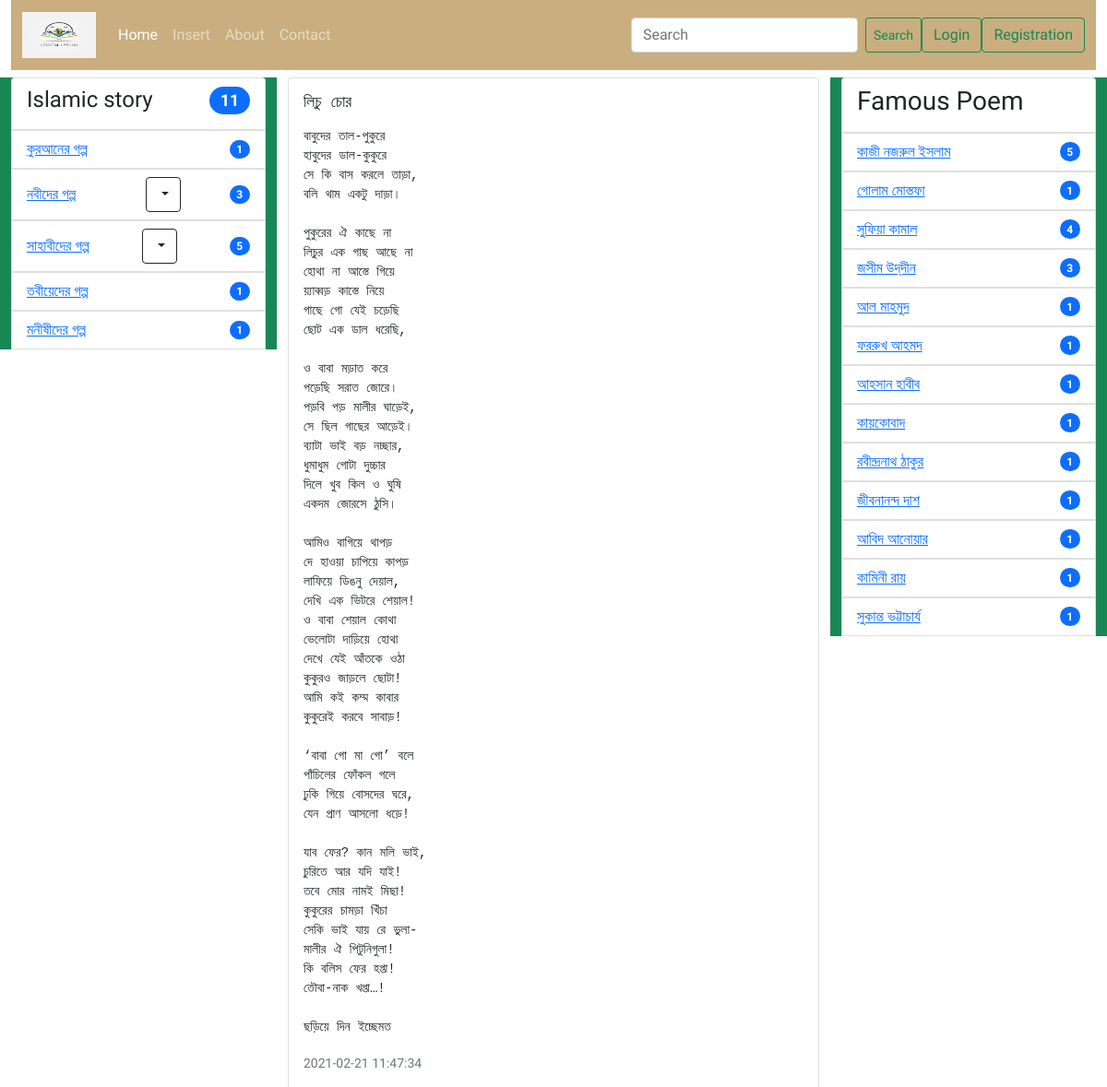
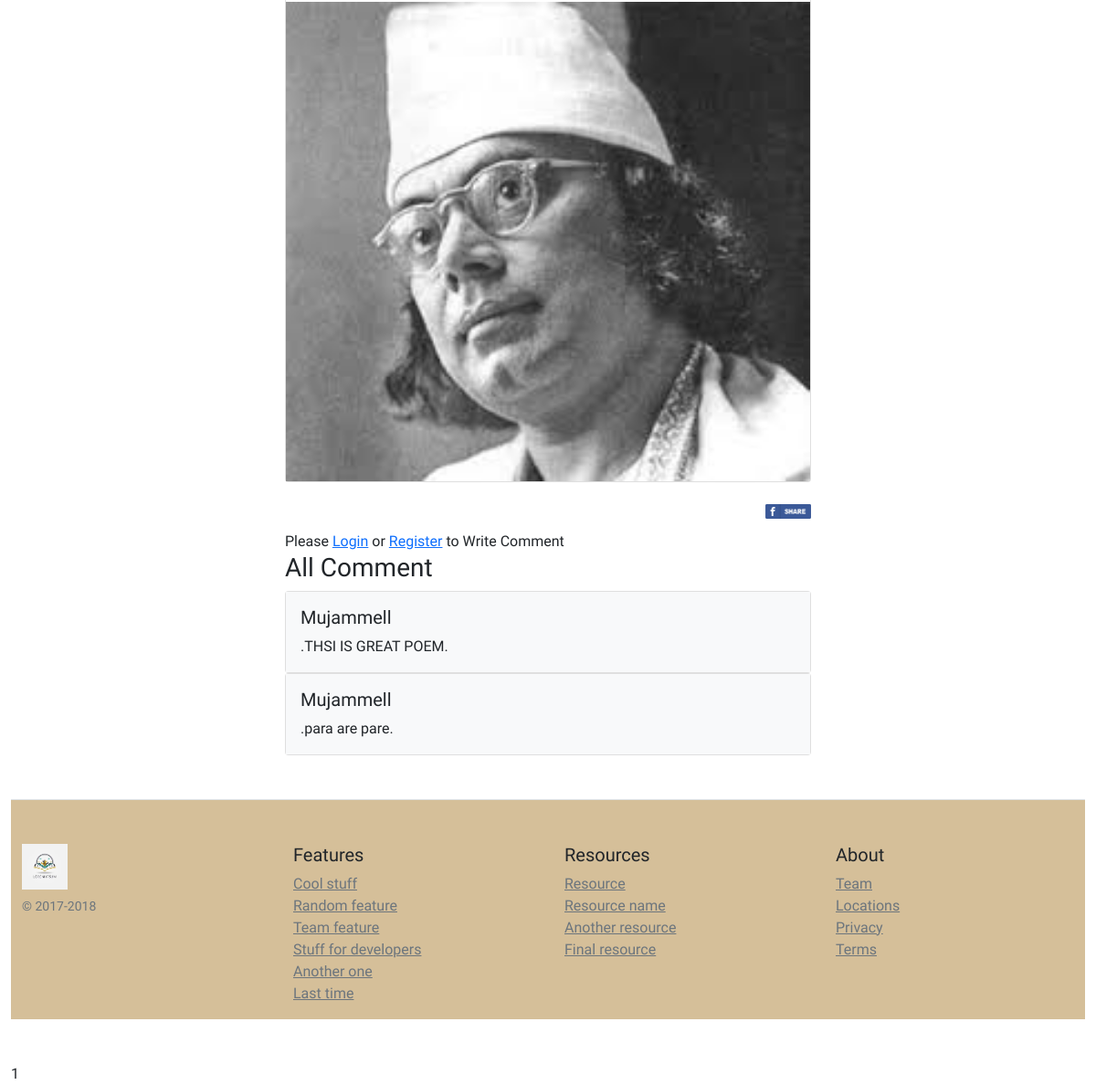
Screenshot of /view.php?id=2 with the database file from the repository (2 pictures, top to bottom).
### tables this page shows
CREATE TABLE `poetpoem` (
  `id` int(11) NOT NULL,
  `pcid` int(10) NOT NULL,
  `title` varchar(200) NOT NULL,
  `details` varchar(1500) NOT NULL,
  `image` varchar(255) DEFAULT NULL,
  `created` timestamp NOT NULL DEFAULT current_timestamp(),
  `updated` timestamp NOT NULL DEFAULT current_timestamp() ON UPDATE current_timestamp()
);

CREATE TABLE `comments` (
  `id` int(11) NOT NULL,
  `tid` int(11) DEFAULT NULL,
  `uid` int(11) NOT NULL,
  `mid` int(11) DEFAULT NULL,
  `pid` int(11) DEFAULT NULL,
  `comment` varchar(1024) NOT NULL,
  `status` int(11) NOT NULL,
  `created` timestamp NOT NULL DEFAULT current_timestamp(),
  `deleted` timestamp NULL DEFAULT NULL
);

CREATE TABLE `users` (
  `id` int(11) NOT NULL,
  `username` varchar(100) NOT NULL,
  `email` varchar(80) NOT NULL,
  `password` varchar(200) NOT NULL,
  `token` varchar(250) DEFAULT NULL,
  `status` set('0','1','2','') NOT NULL,
  `role` set('1','2','3','') NOT NULL,
  `created` timestamp NOT NULL DEFAULT current_timestamp(),
  `updated` timestamp NOT NULL DEFAULT current_timestamp() ON UPDATE current_timestamp(),
  `deleted` timestamp NULL DEFAULT NULL
);

### src/classes/Session.php (called while the page is built, shortened)
<?php
class Session{
    public static  function getSessionData($sessionName){
        if(self::checkSession($sessionName)) {
            return $_SESSION[$sessionName];
        }
        else
            return false;
}
    public static  function checkSession($sessionName){
        if(isset($_SESSION[$sessionName])) return true;
        else return false;
    }
}
?>

### view.php (the view, shortened to what this page needs)
<?php
include "db.php";
$url = (isset($_SERVER['HTTPS']) ? "https" : "http") . "://$_SERVER[HTTP_HOST]$_SERVER[REQUEST_URI]";
?><?php
if(isset($_GET['id'])){
    $id = filter_var($_GET['id'],FILTER_VALIDATE_INT);
}
  ?>
<!DOCTYPE html>
<html lang="en">
<head>
    <link href="assets/css/bootstrap.min.css" rel="stylesheet">
    <link href="assets/css/starter-template.css" rel="stylesheet">
    <link href="assets/css/style.css" rel="stylesheet">
  </head>
<body>
<div class="container-fluid">
<?php  include("partial/navbar.php"); ?>
<div class="row align-items-start mt-2">
<div class="col-md-3 col-sm-12 bg-success ">
<div class="row">
  <div class="col-12 d-none  d-md-block d-lg-block col-md-12 ">
    <?php
    if (Session::getSessionData("loggedin")) {
      include("partial/left_yoursidebar.php");
      include("partial/left_sidebar.php");
    } else {
      include("partial/left_sidebar.php");
    }
    ?>
  </div>
    <?php
    if (Session::getSessionData("loggedin")) {
      include("partial/left_yoursidebar.php");
      include("partial/left_sidebar.php");
      include("partial/right_sidebar.php");
    } else {
      include("partial/left_sidebar.php");
      include("partial/right_sidebar.php");
    }
    ?>
</div>
</div>
    <div class="col-sm-12 col-md-6 col-lg-6">
     <?php
       $q = "SELECT poetpoem.*,poetcata.name  FROM `poetpoem`
                 inner join poetcata on poetpoem.pcid=poetcata.id
                 WHERE  poetpoem.id=".$id." ";
       $allTweet = $conn->query($q);
     if ($allTweet->num_rows>0) {
   while ($row = $allTweet->fetch_assoc() ) {
  echo '<div class="card mb-3" style="max-width: 640px;">
  <div class="row g-0">
    <div class="col-md-12">
      <div class="card-body">
        <h5 class="card-title"><pre>'.$row['title'].'</pre></h5>
        <p class="card-text"> <pre>'. $row['details'].' </pre></p>
        <p class="card-text"><small class="text-muted">'.$row['created'].'</small></p>
      </div>
      <div class="col-md-12">
      <img class="w-100" src="poetimage/'.$row['image'].'" alt="...">
    </div>
    </div>
  </div>
</div>
<div class="" data-href="<?php '.$url.'; ?>" data-layout="button_count" data-size="large"><h4 class="text-end"><a target="_blank" href="https://www.facebook.com/sharer/sharer.php?u='.$url.';" class="fb-xfbml-parse-ignore"><img style="width:50px" src="image/download.png" alt=""></a></h4></div>'
;}
     }
     ?>
      <?php
 if(Session::getSessionData("loggedin")){
 ?>
<h3>Comment</h3>
<form action="<?php echo $_SERVER['PHP_SELF'] ?>" method="post">
<div class="mb-3 text-start">
<input type="hidden" name="id" value="<?php echo $id;  ?>">
<label for="userComment" class="form-label text-start">Write Your Comment</label>
<textarea class="form-control" name="userComment" id="userComment" rows="5" required maxlength="1000"></textarea>
</div>
<div class="col-12">
 <button type="submit" name="userCommentBtn" class="btn btn-primary">Post Comment</button>
</div>
</form>
 <?php
}
else{
?>
Please
<a href="login.php">Login</a> or
<a href="registration.php">Register</a>
to Write Comment
<?php
}
?>
<h3>All Comment</h3>
<?php
$ssl= "SELECT comments.*,users.username FROM comments inner join users on comments.uid=users.id where comments.pid=$id ";
$qq = $conn->query($ssl);
if ($qq->num_rows >0) {
 while($row = $qq->fetch_assoc()){
   echo '<div class="card w-100">
   <div class="card-body bg-light">
     <h5 class="card-title w-50 ">'.$row['username'].'</h5>
     <p class="card-text ">'.$row['comment'].'</p>
   </div>
 </div>';
 }
}
?>
    </div>
    <div class="col-3 	d-none d-md-block d-lg-block bg-success">
    <?php include("partial/right_sidebar.php"); ?>
    </div>
    </div>
    <?php echo include "partial/footer.php"?>
</div>
</body>
</html>

### partial/navbar.php (shortened to what this page needs)
<nav class="navbar navbar-expand-lg navbar-dark " style="background-color: rgb(150, 95, 0 ,0.5);">
<div class="container-fluid">
  <a class="navbar-brand"  href="#"><img style="width: 80px; height:50px " src="image/download.jfif" alt=""></a>
  <div class="collapse navbar-collapse" id="navbarScroll">
    <ul class="navbar-nav me-auto my-2 my-lg-0 navbar-nav-scroll" style="--bs-scroll-height: 100px;">
      <li class="nav-item ">
        <a class="nav-link active" aria-current="page" href="index.php">Home</a>
      </li>
      <li class="nav-item">
        <a class="nav-link" href="insertweet.php">Insert</a>
      </li>
      <li class="nav-item">
        <a class="nav-link" href="about.php">About</a>
      </li>
      <li class="nav-item">
        <a class="nav-link" href="contact.php">Contact</a>
      </li>
    </ul>
    <form class="d-flex" action="search.php" method="GET">
      <input class="form-control me-2" type="search " name="search" placeholder="Search" aria-label="Search">
      <button class="btn btn-outline-success btn-sm"  name="submit" type="submit">Search</button>
    </form>
    <?php
if(Session::getSessionData("loggedin")){
echo "<li class='nav-item list-style-none ' style='list-style:none'><a class='text-light' href='#' >".Session::getSessionData("username") . "</a></li><li class='nav-item btn btn-primary btn-sm '> <a class='text-light text-decoration-none' href='logout.php'> Logout</a></li>";
}else{
      ?>
      <a class="btn btn-outline-success" type="button" href="login.php">Login</a>
      <a class="btn btn-outline-success" type="button" href="registration.php">Registration</a>
    <?php
}
    ?>
</div>
</div>
</nav>

### partial/left_sidebar.php (shortened to what this page needs)
        <?php
  	$sqltotal = "SELECT mypoem.`mpcid`,  mypoemcata.name ,count(*) as total FROM `mypoem`
	  inner join mypoemcata on mypoem.mpcid=mypoemcata.id";
	  $allCat = $conn->query($sqltotal);
	  $tt = $allCat->fetch_assoc();
	  $total = $tt['total'];
	  $sql = "SELECT mypoem.`mpcid`,  mypoemcata.name ,count(*) as total FROM `mypoem`
	  inner join mypoemcata on mypoem.mpcid=mypoemcata.id group by mypoem.`mpcid`";
	  $allCategory = $conn->query($sql);
  if ($allCategory->num_rows > 0) {
	echo ' <ul class="list-group">
	<li class="list-group-item d-flex justify-content-between align-items-center"> <h4>Islamic story <h4> <span class="badge bg-primary rounded-pill">'.$total.'</span></li>';
	while ($cate = $allCategory->fetch_assoc()) {
			while($cate['mpcid']==9){
				echo '<a href="mypoem.php?mpcid='.$cate['mpcid'].'">
				<li class="list-group-item d-flex justify-content-between align-items-center ">'. $cate['name'] . '<span>
				<span class="dropdown d-flex">
				<a class="btn ms-4 btn-outline-dark dropdown-toggle" href="#" role="button" id="dropdownMenuLink" data-bs-toggle="dropdown" aria-expanded="false">
				</a></span><span class="badge bg-primary rounded-pill">'.$cate['total'].'</span>';
		echo ' <ul class="dropdown-menu" aria-labelledby="dropdownMenuButton1">';
		 echo' </ul> </span> </li></a>';
			 break;
			 }
			while($cate['mpcid']==10){
				echo '<a href="mypoem.php?mpcid='.$cate['mpcid'].'">
				<li class="list-group-item d-flex justify-content-between align-items-center ">'. $cate['name'] . '<span>
				<span class="dropdown d-flex">
				<a class="btn btn-outline-dark dropdown-toggle " href="#" role="button" id="dropdownMenuLink" data-bs-toggle="dropdown" aria-expanded="false">
				</a></span><span class="badge bg-primary rounded-pill">'.$cate['total'].'</span>';
				$reselect = "SELECT * from subcata inner join mypoem on subcata.id=mypoem.sub  WHERE subcata.status=2 group by mypoem.`sub` ";
		$requery = $conn->query($reselect);
		echo ' <ul class="dropdown-menu" aria-labelledby="dropdownMenuButton1">';
		 echo' </ul> </span> </li></a>';
			 break;
			 }
	 if($cate['mpcid']==9){
		continue;
	}
	 if($cate['mpcid']==10){
		continue;
	}
	 echo '<a href="mypoem.php?mpcid='.$cate['mpcid'].'">
	 <li class="list-group-item d-flex justify-content-between align-items-center">'. $cate['name'] . '<span class="badge bg-primary rounded-pill">'.$cate['total'].'</span>
	  </li></a>';
}
	  echo ' </ul>';
		}
  ?>

### partial/right_sidebar.php
            <?php
$sql = "SELECT poetpoem.`pcid`,  poetcata.name ,count(*) as total FROM `poetpoem`
inner join poetcata on poetpoem.pcid=poetcata.id group by poetpoem.`pcid`";
$allCategory = $conn->query($sql);
if ($allCategory->num_rows > 0) {
  echo ' <ul class="list-group">
  <li class="list-group-item d-flex justify-content-between align-items-center"> <h3>Famous Poem<h3></li>';
  while ($cate = $allCategory->fetch_assoc()) {
    echo '<a href="famous.php?pcid='.$cate['pcid'].'"> <li class="list-group-item d-flex justify-content-between align-items-center">
    ' . $cate['name'] . '
        <span class="badge bg-primary rounded-pill">'.$cate['total'].'</span>
      </li></a>';
  }
  echo ' </ul>';
}
?>

### partial/footer.php
<footer class="pt-1 my-md-5 pt-md-5 border-top" style="background-color: rgb(150, 95, 0 ,0.4);">
        <div class="row">
          <div class="col-12 ps-4 col-md">
            <img class="mb-2" src="image/download.jfif" alt="" width="50" height="50">
            <small class="d-block mb-3 text-muted">&copy; 2017-2018</small>
          </div>
          <div class="col-6 col-md">
            <h5>Features</h5>
            <ul class="list-unstyled text-small">
              <li><a class="text-muted" href="#">Cool stuff</a></li>
              <li><a class="text-muted" href="#">Random feature</a></li>
              <li><a class="text-muted" href="#">Team feature</a></li>
              <li><a class="text-muted" href="#">Stuff for developers</a></li>
              <li><a class="text-muted" href="#">Another one</a></li>
              <li><a class="text-muted" href="#">Last time</a></li>
            </ul>
          </div>
          <div class="col-6 col-md">
            <h5>Resources</h5>
            <ul class="list-unstyled text-small">
              <li><a class="text-muted" href="#">Resource</a></li>
              <li><a class="text-muted" href="#">Resource name</a></li>
              <li><a class="text-muted" href="#">Another resource</a></li>
              <li><a class="text-muted" href="#">Final resource</a></li>
            </ul>
          </div>
          <div class="col-6 col-md">
            <h5>About</h5>
            <ul class="list-unstyled text-small">
              <li><a class="text-muted" href="#">Team</a></li>
              <li><a class="text-muted" href="#">Locations</a></li>
              <li><a class="text-muted" href="#">Privacy</a></li>
              <li><a class="text-muted" href="#">Terms</a></li>
            </ul>
          </div>
        </div>
      </footer>

### admin/assets/css/starter-template.css (style rules this page uses)
body { padding-top: 5rem; }

### admin/assets/css/style.css (style rules this page uses)
body { font-family: 'Livvic', sans-serif; padding-top: 0rem !important; }
html { scroll-behavior: smooth; }

### rows the page displays
poetpoem: title "লিচু চোর", details "বাবুদের তাল-পুকুরে হাবুদের ডাল-কুকুরে সে কি বাস করলে তাড়া, বলি থাম একটু দাড়া। পুকুরের ঐ কাছে না লিচুর এক গাছ আছে না হোথা না আস্তে গিয়ে য়্যাব্বড় কাস্তে নিয়ে গাছে গো যেই চড়েছি ছোট এক ডাল ধরেছি, ও বাবা মড়াত করে পড়েছি সরাত জোরে। পড়বি পড় মালীর ঘাড়েই, সে ছিল গাছের আড়েই। ব্যাটা ভাই বড় নচ্ছার, ধুমাধুম গোটা দুচ্চার দিলে খুব কিল ও ঘুষি একদম জোরসে ঠুসি। আমিও বাগিয়ে থাপড় দে হাওয়া চাপিয়ে কাপড় লাফিয়ে ডিঙনু দেয়াল, দেখি এক ভিটরে শেয়াল! ও বাবা শেয়াল কোথা ভেলোটা দাড়িয়ে হোথা দেখে যেই আঁতকে ওঠা কুকুরও জাড়লে ছোটা! আমি কই কম্ম কাবার কুকুরেই করবে সাবাড়! ‘বাবা গো মা গো’ বলে পাঁচিলের ফোঁকল গলে ঢুকি গিয়ে বোসদের ঘরে, যেন প্রাণ আসলো ধড়ে! যাব ফের? কান মলি ভাই, চুরিতে আর যদি যাই! তবে মোর নামই মিছা! কুকুরের চামড়া খিঁচা…", created "2021-02-21 11:47:34", image (picture)
comments: uid.username "Mujammell", comment ".THSI IS GREAT POEM."
comments: uid.username "Mujammell", comment ".para are pare."

### other values shown
$total "11"
$cate['name'] "কুরআনের গল্প"
$cate['total'] "1"
$cate['name'] "নবীদের গল্প"
$cate['total'] "3"
$cate['name'] "সাহাবীদের গল্প"
$cate['total'] "5"
$cate['name'] "তবীয়েদের গল্প"
$cate['name'] "মনীষীদের গল্প"
$cate['name'] "কাজী নজরুল ইসলাম"
$cate['name'] "গোলাম মোস্তফা"
$cate['name'] "সুফিয়া কামাল"
$cate['total'] "4"
$cate['name'] "জসীম উদ্‌দীন"
$cate['name'] "আল মাহমুদ"
